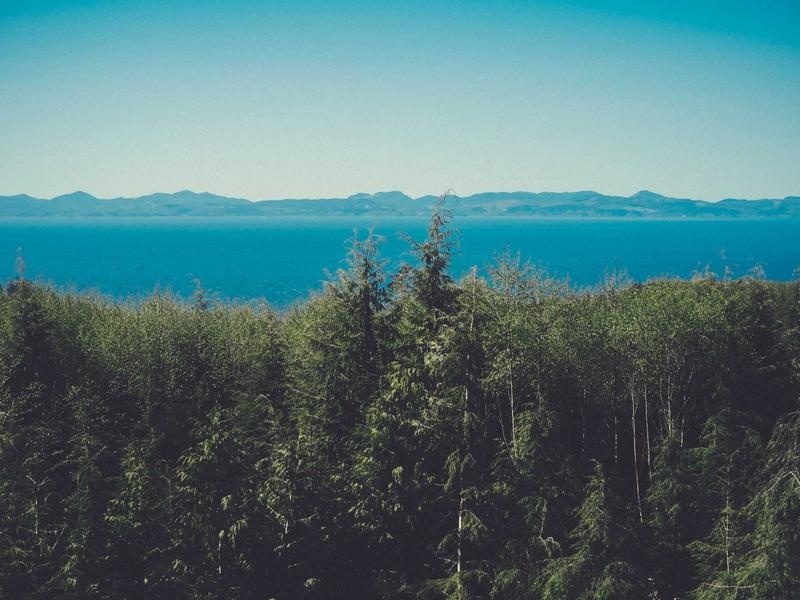
#> input picture docs/sample_images/sample_pristine___clean.jpg, 800 x 600 px, found by its file name
$ python generate_stress_test_suite.py
#> lines starting #> are read from the running program, lines starting #| are printed output that depends on the picture; after the words box and inside, x2 and y2 are one past the last pixel; in counts of white or black regions, pixels touching at a corner belong together
"""
scripts/generate_stress_test_suite.py
=====================================
Generates a curated 30-sample In-The-Wild & Edge-Case Stress Test Suite in data/stress_test/
Covering all 7 distinct failure categories.
"""

import os
import cv2
import numpy as np

OUTPUT_DIR = "data/stress_test"
os.makedirs(OUTPUT_DIR, exist_ok=True)

# Load a clean base reference
clean_base_path = "docs/sample_images/sample_pristine___clean.jpg"
base_img = cv2.imread(clean_base_path)
#> base_img is the input picture: shape (600, 800, 3); mean B, G, R 120.7, 116.1, 80.3
if base_img is None:
    # Generate synthetic landscape base if missing
    base_img = np.zeros((480, 640, 3), dtype=np.uint8)
    cv2.rectangle(base_img, (0, 0), (640, 240), (230, 200, 150), -1)
    cv2.rectangle(base_img, (0, 240), (640, 480), (80, 150, 60), -1)

h, w, c = base_img.shape
#> h = 600; w = 800; c = 3

def save(name: str, img: np.ndarray):
#> called with name = '01_total_blackout.jpg'
    p = os.path.join(OUTPUT_DIR, name)
    cv2.imwrite(p, img, [int(cv2.IMWRITE_JPEG_QUALITY), 95])
    print(f"[+] Generated: {name}")

# ==========================================
# CATEGORY 1: EXTREME & EDGE EXPOSURE (5)
# ==========================================
# 01. Total Sensor Blackout
save("01_total_blackout.jpg", np.zeros_like(base_img))

# 02. Total Highlight Blowout
save("02_total_whiteout.jpg", np.full_like(base_img, 255))

# 03. Night Cityscape with Bright Lights
night = np.clip((base_img.astype(np.float32) / 255.0 * 0.25) ** 1.8 * 255.0, 0, 255).astype(np.uint8)
cv2.circle(night, (w//4, h//3), 25, (255, 255, 255), -1)
cv2.circle(night, (3*w//4, h//2), 30, (200, 255, 255), -1)
cv2.rectangle(night, (w//2 - 40, h - 80), (w//2 + 40, h), (255, 200, 100), -1)
save("03_night_cityscape_neon.jpg", night)

# 04. Realistic Severe Underexposure
under = np.clip((base_img.astype(np.float32) / 255.0 * 0.45) ** 2.5 * 255.0, 0, 255).astype(np.uint8)
save("04_severe_underexposure.jpg", under)

# 05. High-Key Overexposure with Clipped Sky
over = np.clip((base_img.astype(np.float32) / 255.0) ** 0.35 * 1.8 * 255.0, 0, 255).astype(np.uint8)
save("05_high_key_overexposure.jpg", over)

# ==========================================
# CATEGORY 2: FOCUS, BOKEH & SHARPNESS (5)
# ==========================================
# 06. Portrait Bokeh (Sharp Center Face + Blurry Background)
bokeh = cv2.GaussianBlur(base_img, (35, 35), 15)
center_mask = np.zeros((h, w), dtype=np.float32)
cv2.circle(center_mask, (w//2, h//2), min(h, w)//3, 1.0, -1)
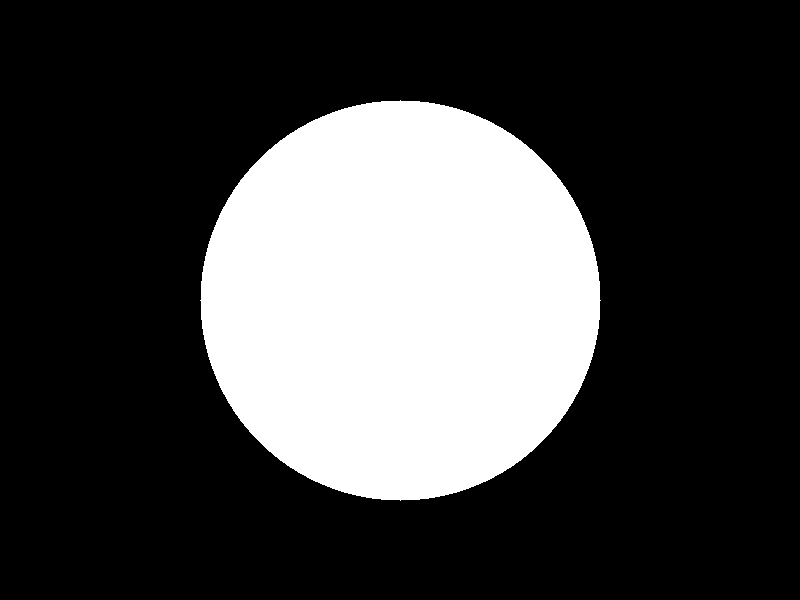
#> center_mask: shape (600, 800) float32; values 0 (black) and 1 (white), 26.2% white; 1 white region, box (x1, y1, x2, y2) and area: (200, 100, 601, 501) 125629
center_mask = cv2.GaussianBlur(center_mask, (41, 41), 15)[:, :, None]
portrait_bokeh = (base_img * center_mask + bokeh * (1 - center_mask)).astype(np.uint8)
save("06_portrait_shallow_bokeh.jpg", portrait_bokeh)

# 07. Severe Motion Blur (Horizontal camera shake)
kernel_motion = np.zeros((25, 25))
kernel_motion[12, :] = 1.0 / 25.0
motion_blur = cv2.filter2D(base_img, -1, kernel_motion)
save("07_severe_motion_blur.jpg", motion_blur)

# 08. Severe Defocus Blur
defocus = cv2.GaussianBlur(base_img, (31, 31), 10)
save("08_severe_defocus_blur.jpg", defocus)

# 09. Ultra Sharp Architecture (Enhanced edges)
sharpen_k = np.array([[0, -1, 0], [-1, 5, -1], [0, -1, 0]])
ultra_sharp = np.clip(cv2.filter2D(base_img, -1, sharpen_k), 0, 255)
save("09_ultra_sharp_architecture.jpg", ultra_sharp)

# 10. Smooth Gradient Sky (Pristine low texture)
gradient_sky = np.zeros_like(base_img)
for r in range(h):
    frac = r / h
    gradient_sky[r, :] = [int(220 * (1 - frac) + 120 * frac), int(180 * (1 - frac) + 90 * frac), int(100 * (1 - frac) + 40 * frac)]
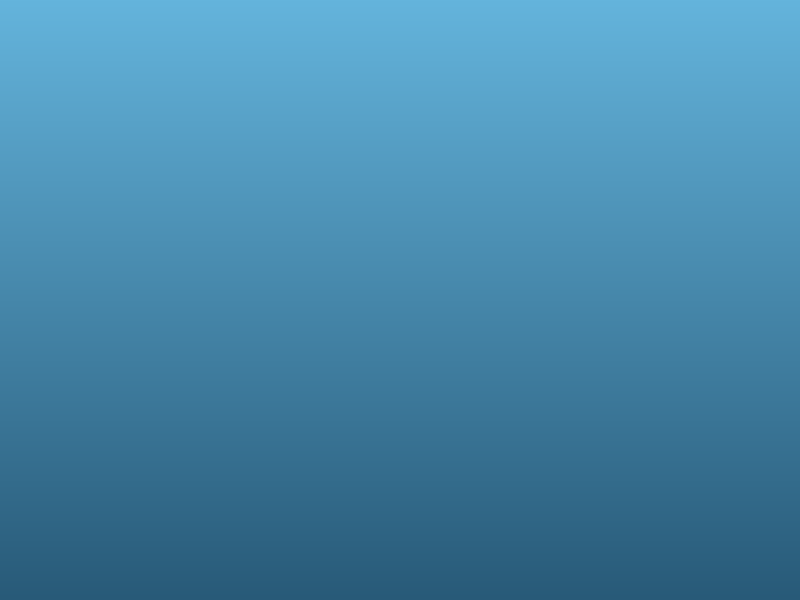
#> gradient_sky: shape (600, 800, 3); mean of channels 0, 1, 2 169.7, 134.6, 69.6; drawn as B, G, R
save("10_smooth_gradient_sky.jpg", gradient_sky)

# ==========================================
# CATEGORY 3: SENSOR NOISE & TEXTURE (4)
# ==========================================
# 11. High ISO Low-Light Noise
noise_high = base_img.astype(np.float32) + np.random.normal(0, 32, base_img.shape)
save("11_high_iso_night_grain.jpg", np.clip(noise_high, 0, 255).astype(np.uint8))

# 12. Subtle Film Grain
film_grain = base_img.astype(np.float32) + np.random.normal(0, 8, base_img.shape)
save("12_mild_film_grain.jpg", np.clip(film_grain, 0, 255).astype(np.uint8))

# 13. Heavy Gaussian Noise
heavy_noise = base_img.astype(np.float32) + np.random.normal(0, 55, base_img.shape)
save("13_heavy_gaussian_noise.jpg", np.clip(heavy_noise, 0, 255).astype(np.uint8))
#> in save (call 13), `cv2.imwrite(p, img, [int(cv2.IMWRITE_JPEG_QUALITY), 95])`:
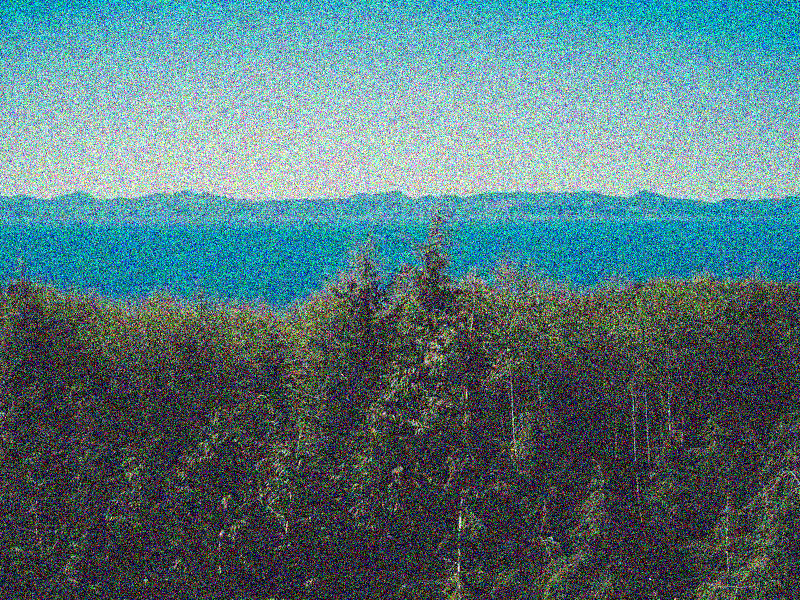
#> saved as 13_heavy_gaussian_noise.jpg: shape (600, 800, 3); mean B, G, R 121.1, 116.9, 84.5

# 14. Flat Uniform Studio Backdrop
flat_backdrop = np.full_like(base_img, (180, 180, 180))
save("14_flat_uniform_color.jpg", flat_backdrop)

# ==========================================
# CATEGORY 4: COMPRESSION ARTIFACTS (4)
# ==========================================
# 15. Heavy JPEG Meme Blockiness (Quality 10)
_, enc10 = cv2.imencode(".jpg", base_img, [int(cv2.IMWRITE_JPEG_QUALITY), 10])
#> enc10 = 15155 values, max 255 at index 0, min 0 at index 4, mean 102.1
save("15_heavy_jpeg_meme_blocking.jpg", cv2.imdecode(enc10, cv2.IMREAD_COLOR))

# 16. Standard Web JPEG (Quality 60)
_, enc60 = cv2.imencode(".jpg", base_img, [int(cv2.IMWRITE_JPEG_QUALITY), 60])
save("16_mild_web_jpeg.jpg", cv2.imdecode(enc60, cv2.IMREAD_COLOR))

# 17. Pristine Lossless Image
save("17_pristine_lossless_reference.jpg", base_img.copy())

# 18. Severe Color Banding / Posterization
poster = (base_img // 64) * 64
save("18_chroma_posterization.jpg", poster)

# ==========================================
# CATEGORY 5: PHYSICAL DAMAGE & DEFECTS (4)
# ==========================================
# 19. Cracked Glass / Linear Scratch
scratch = base_img.copy()
cv2.line(scratch, (w//6, h//6), (5*w//6, 5*h//6), (255, 255, 255), 4)
cv2.line(scratch, (w//6, h//6), (5*w//6, 5*h//6), (30, 30, 30), 1)
save("19_cracked_glass_scratch.jpg", scratch)

# 20. Camera Sensor Dust Spot
dust = base_img.copy()
cv2.circle(dust, (w//3, h//3), 18, (30, 30, 30), -1)
#> dust: shape (600, 800, 3); 0.21% of pixels changed, all inside (x1, y1, x2, y2) = (248, 182, 285, 219)
dust = cv2.GaussianBlur(dust, (9, 9), 3)
save("20_sensor_dust_spot.jpg", dust)

# 21. Translucent Water Stain
stain = base_img.copy().astype(np.float32)
cv2.circle(stain, (2*w//3, h//2), 45, (40, 80, 140), -1)
#> stain: shape (600, 800, 3) float32; mean B, G, R 119.9, 115.7, 81.1
stain_blend = (base_img.astype(np.float32) * 0.65 + stain * 0.35).astype(np.uint8)
save("21_surface_water_stain.jpg", stain_blend)

# 22. Heavy Physical Cutout Defect
cutout = base_img.copy()
cv2.rectangle(cutout, (w//2 - 50, h//2 - 50), (w//2 + 50, h//2 + 50), (0, 0, 0), -1)
#> cutout: shape (600, 800, 3); 2.13% of pixels changed, all inside (x1, y1, x2, y2) = (350, 250, 451, 351)
save("22_punched_hole_defect.jpg", cutout)

# ==========================================
# CATEGORY 6: DIGITAL & VECTOR ART / OOD (4)
# ==========================================
# 23. Comic Art with Text
comic = base_img.copy()
cv2.rectangle(comic, (40, 40), (w - 40, 120), (0, 240, 255), -1)
cv2.rectangle(comic, (40, 40), (w - 40, 120), (0, 0, 0), 4)
cv2.putText(comic, "CRITICAL ALERT 9000", (60, 95), cv2.FONT_HERSHEY_SIMPLEX, 1.4, (0, 0, 0), 4)
save("23_vector_comic_text_overlay.jpg", comic)

# 24. Software UI Screenshot Mock
ui_mock = np.full((h, w, 3), 30, dtype=np.uint8)
cv2.rectangle(ui_mock, (20, 20), (w - 20, 70), (45, 45, 45), -1)
#> ui_mock: shape (600, 800, 3); values 30 (black) and 45 (white), 8.1% white; 1 white region, box (x1, y1, x2, y2) and area: (20, 20, 781, 71) 38811
cv2.putText(ui_mock, "def compute_quality_score(features):", (40, 130), cv2.FONT_HERSHEY_SIMPLEX, 0.7, (100, 220, 120), 2)
cv2.putText(ui_mock, "    return quality_index, label", (40, 170), cv2.FONT_HERSHEY_SIMPLEX, 0.7, (200, 180, 100), 2)
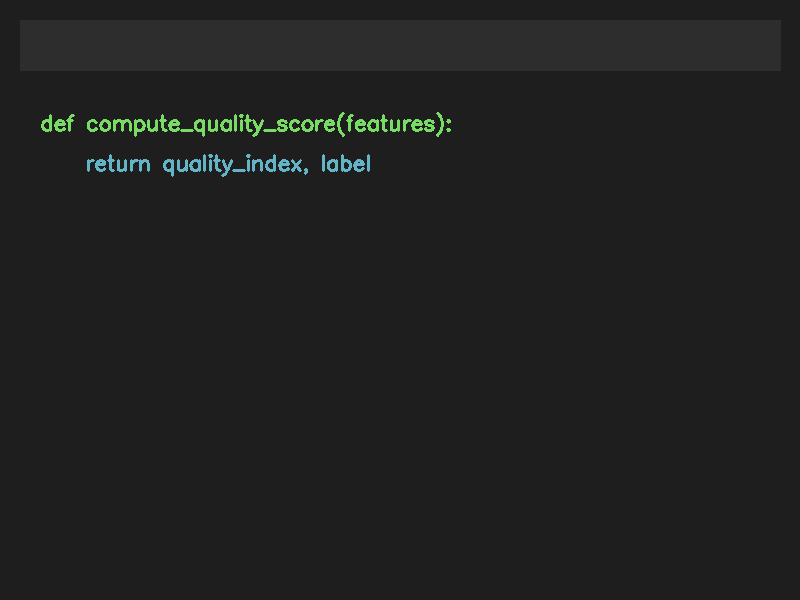
#> ui_mock: shape (600, 800, 3); mean of channels 0, 1, 2 32.3, 32.9, 32; drawn as B, G, R
save("24_software_ui_screenshot.jpg", ui_mock)

# 25. High Contrast Bar Chart Infographic
chart = np.full((h, w, 3), 245, dtype=np.uint8)
cv2.rectangle(chart, (100, 150), (180, 400), (200, 80, 50), -1)
cv2.rectangle(chart, (240, 220), (320, 400), (50, 150, 80), -1)
cv2.rectangle(chart, (380, 100), (460, 400), (80, 100, 220), -1)
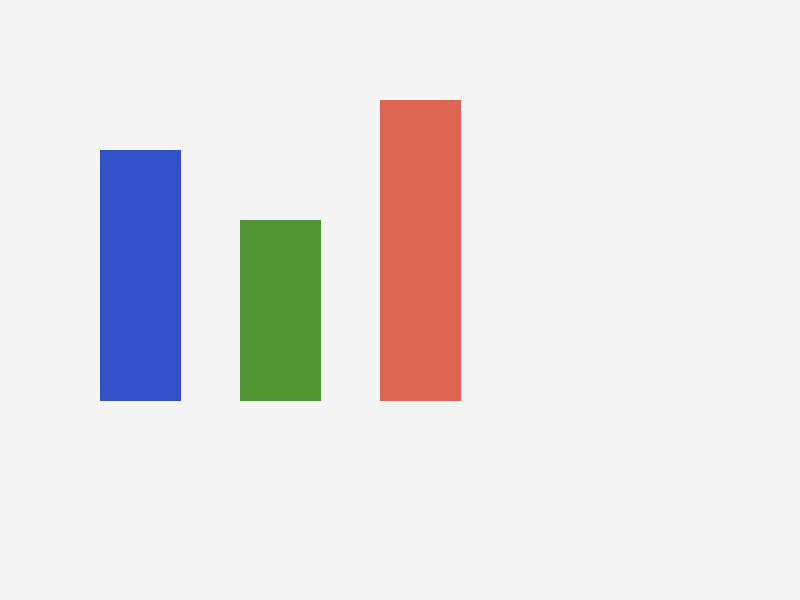
#> chart: shape (600, 800, 3); mean of channels 0, 1, 2 228.8, 227.7, 230.4; drawn as B, G, R
save("25_digital_infographic_chart.jpg", chart)

# 26. Flat Vector Illustration
vector_art = np.zeros_like(base_img)
cv2.rectangle(vector_art, (0, 0), (w, h//2), (255, 180, 120), -1)
cv2.rectangle(vector_art, (0, h//2), (w, h), (100, 180, 240), -1)
cv2.circle(vector_art, (w//2, h//2), 90, (80, 80, 240), -1)
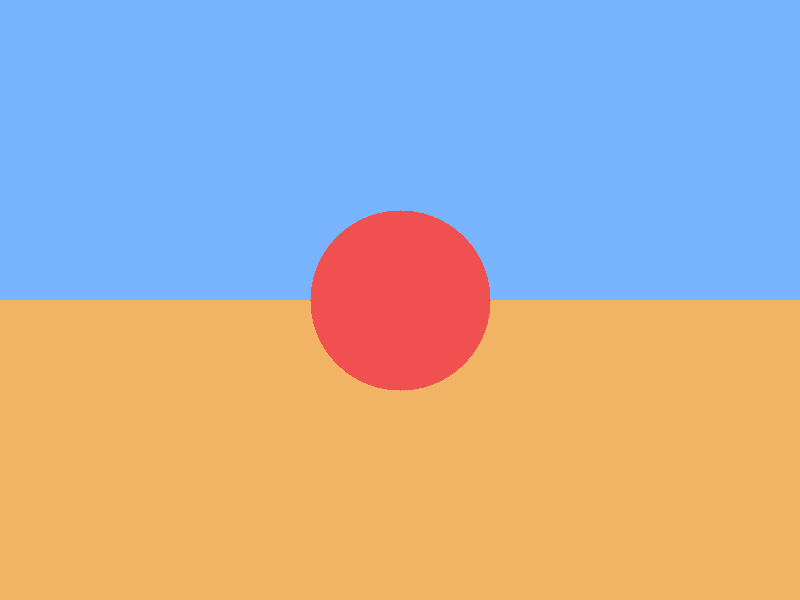
#> vector_art: shape (600, 800, 3); mean of channels 0, 1, 2 172.4, 174.7, 183.2; drawn as B, G, R
save("26_flat_vector_illustration.jpg", vector_art)

# ==========================================
# CATEGORY 7: PRISTINE NATURAL REFERENCES (4)
# ==========================================
# 27. Pristine Reference 1 (Clean base)
save("27_pristine_nature_reference.jpg", base_img.copy())

# 28. Pristine Reference 2 (Slightly adjusted tone)
base2 = np.clip(base_img.astype(np.float32) * 1.05, 0, 255).astype(np.uint8)
save("28_pristine_urban_reference.jpg", base2)

# 29. Pristine Reference 3 (Vibrant natural saturation)
hsv_p = cv2.cvtColor(base_img, cv2.COLOR_BGR2HSV).astype(np.float32)
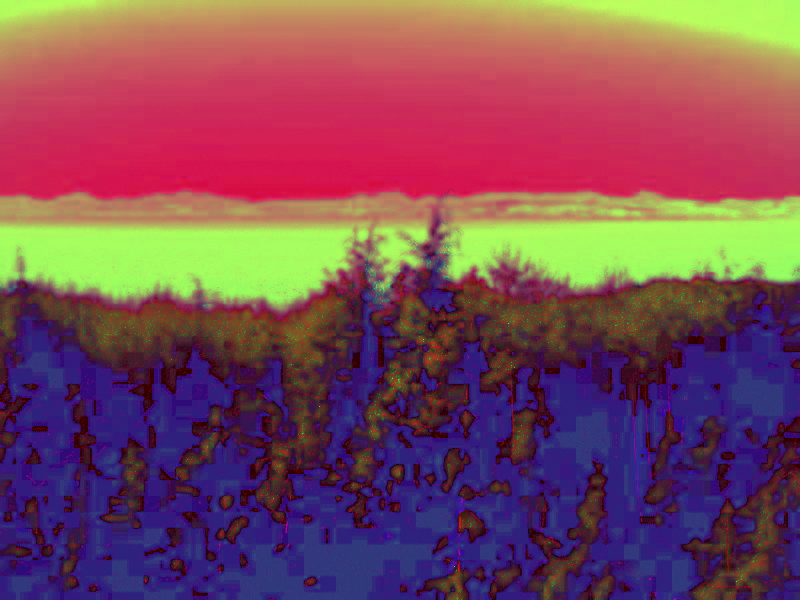
#> hsv_p: shape (600, 800, 3) float32; mean B, G, R 89, 75.3, 123.7
hsv_p[:, :, 1] = np.clip(hsv_p[:, :, 1] * 1.15, 0, 255)
base3 = cv2.cvtColor(hsv_p.astype(np.uint8), cv2.COLOR_HSV2BGR)
save("29_pristine_vibrant_texture.jpg", base3)

# 30. Pristine Reference 4 (Warm indoor tone)
base4 = base_img.copy()
base4[:, :, 2] = np.clip(base4[:, :, 2] * 1.08, 0, 255)
save("30_pristine_warm_indoor.jpg", base4)

print(f"\n[+] Successfully generated all 30 test images in {OUTPUT_DIR}!")

$ run again, with docs/sample_images/sample_jpeg_corruption.jpg copied over docs/sample_images/sample_pristine___clean.jpg
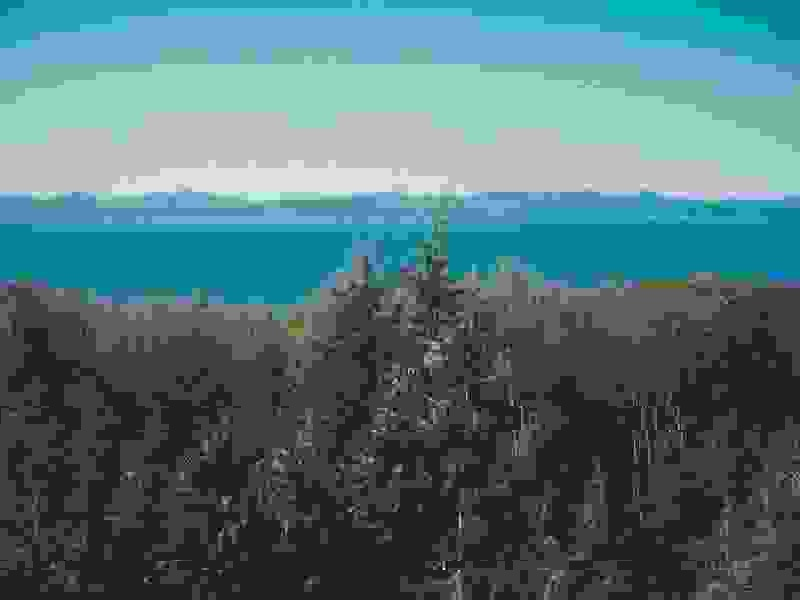
#> input picture docs/sample_images/sample_jpeg_corruption.jpg, 800 x 600 px, found by its file name
#> base_img is the input picture: shape (600, 800, 3); mean B, G, R 118.7, 114.2, 80.4
#> center_mask: shape (600, 800) float32; values 0 (black) and 1 (white), 26.2% white; 1 white region, box (x1, y1, x2, y2) and area: (200, 100, 601, 501) 125629
#> in save (call 13), `cv2.imwrite(p, img, [int(cv2.IMWRITE_JPEG_QUALITY), 95])`:
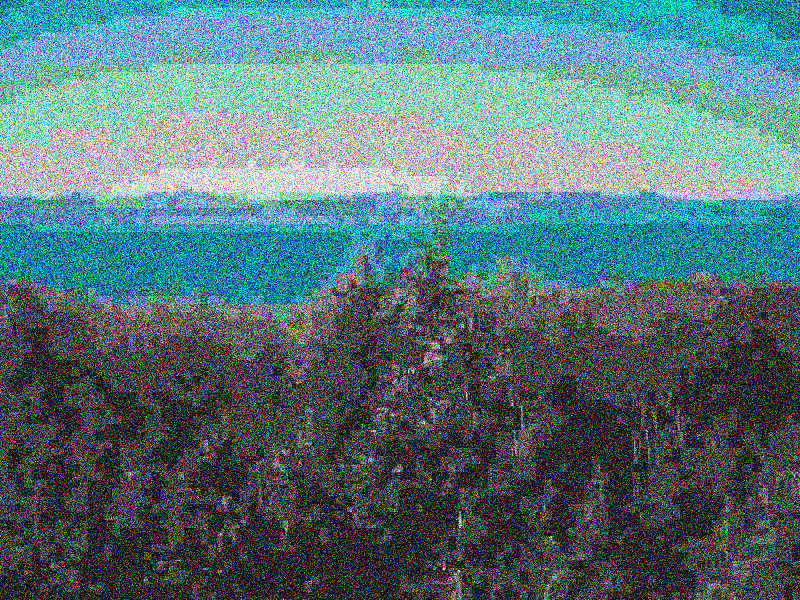
#> saved as 13_heavy_gaussian_noise.jpg: shape (600, 800, 3); mean B, G, R 119.4, 115.2, 84.5
#> enc10 = 9891 values, max 255 at index 0, min 0 at index 4, mean 88.12
#> enc60 = 13511 values, max 255 at index 0, min 0 at index 4, mean 102.7
#> cutout: shape (600, 800, 3); 2.13% of pixels changed, all inside (x1, y1, x2, y2) = (350, 250, 451, 351)
#> `hsv_p = cv2.cvtColor(base_img, cv2.COLOR_BGR2HSV).astype(np.float32)`:
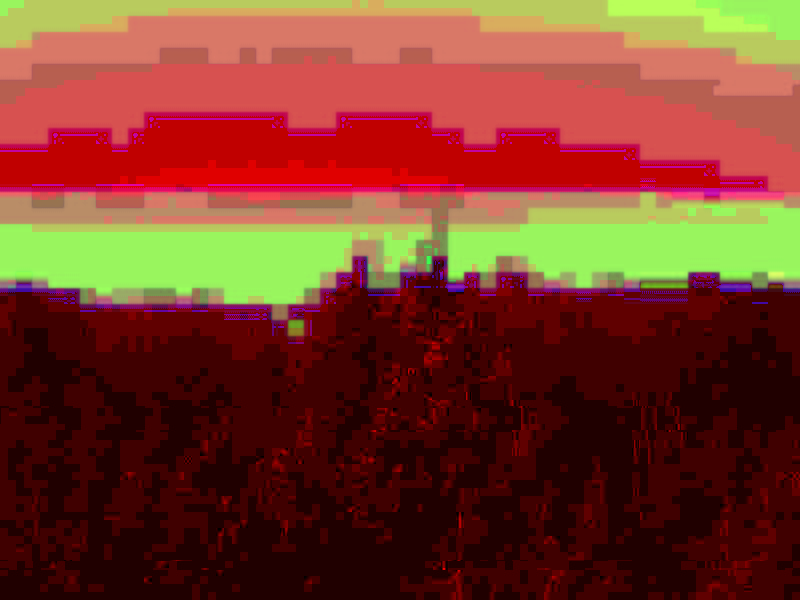
#> hsv_p: shape (600, 800, 3) float32; mean B, G, R 39.2, 58.8, 121.8
